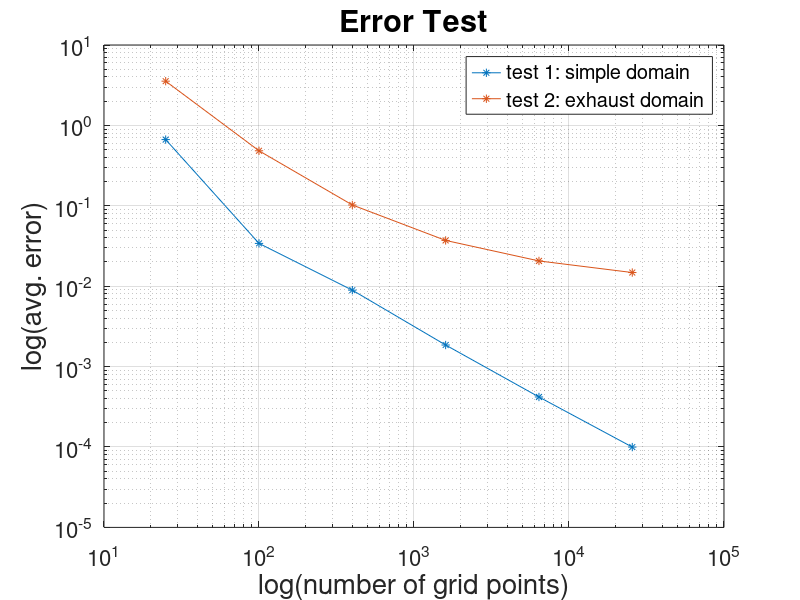

This chart was generated by the following MATLAB code:
%MATH471: Convergence with MMS
clear;close all;clc
%Error: test 1
n = [5 10 20 40 80 160];
n = n.^2;
error = [
    0.66631260214370269;
    3.40731237408417043E-002;
    8.92598114289569304E-003;
    1.85550587520385635E-003;
    4.18963690041942972E-004;
    9.97811317795268784E-005];
loglog(n,error,'-*')
set(gca,'fontsize',16)
grid on
title('Error Test','fontsize',22)
xlabel('log(number of grid points)','fontsize',20)
ylabel('log(avg. error)','fontsize',20)
hold on
error = [
    3.5498381642409003
    0.48355369389251002;
    0.10241675873930009;
    3.70942280545531744E-002;
    2.06178374928129501E-002;
    1.47894097887570734E-002];
loglog(n,error,'-*')
legend('test 1: simple domain','test 2: exhaust domain')